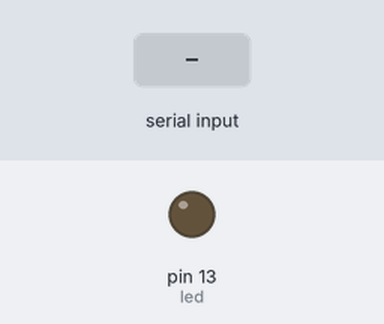
Simulated run of this sketch. Board: Arduino Uno, built with avr-gcc and run on an emulated ATmega328P. Shown: output pins drawn as LEDs (lit = HIGH). The inputs (shaded band) are chosen by the test bench. What the sketch prints to the serial monitor is not drawn.

Above: at 1.2 s.
1.3 s: "ON\n" received over Serial
At 2.0 s:
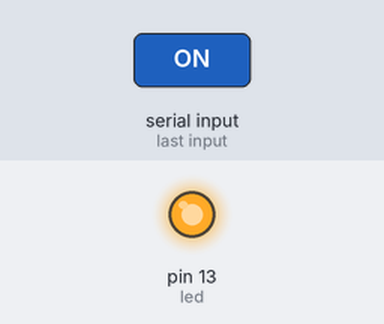
2.8 s: "OFF\n" received over Serial
At 3.2 s:
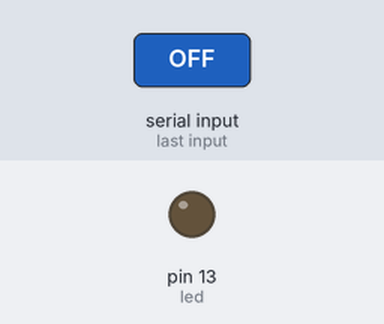
Timing chart, 0 to 5.8 s (numbered marks = the images above; inputs shaded):
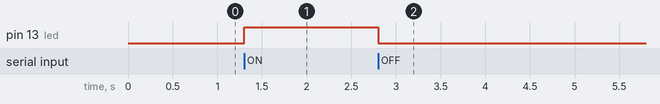

The sketch:

source.ino
```cpp
/*
 * Author: Manash Kumar Mandal
 * Example For receiving data from SerialPort
 */

#define BAUD 9600
#define DELAY_TIME 100
#define led 13

String receivedString;

void setup() {
  Serial.begin(BAUD);
  pinMode(led, OUTPUT);
}

void loop() {
  if (Serial.available() > 0){
    receivedString = Serial.readStringUntil('\n');
  }

  if (receivedString.equals("ON")) {
    digitalWrite(led, HIGH);
    Serial.print("ON");
    delay(DELAY_TIME);
  }
  else if (receivedString.equals("OFF")) {
    digitalWrite(led, LOW);
    Serial.print("OFF");
    delay(DELAY_TIME);
  }
}
```

Measured:
- after the input at 1.3 s, pin 13 (led): LOW → HIGH at once
- after the input at 2.8 s, pin 13 (led): HIGH → LOW at once
